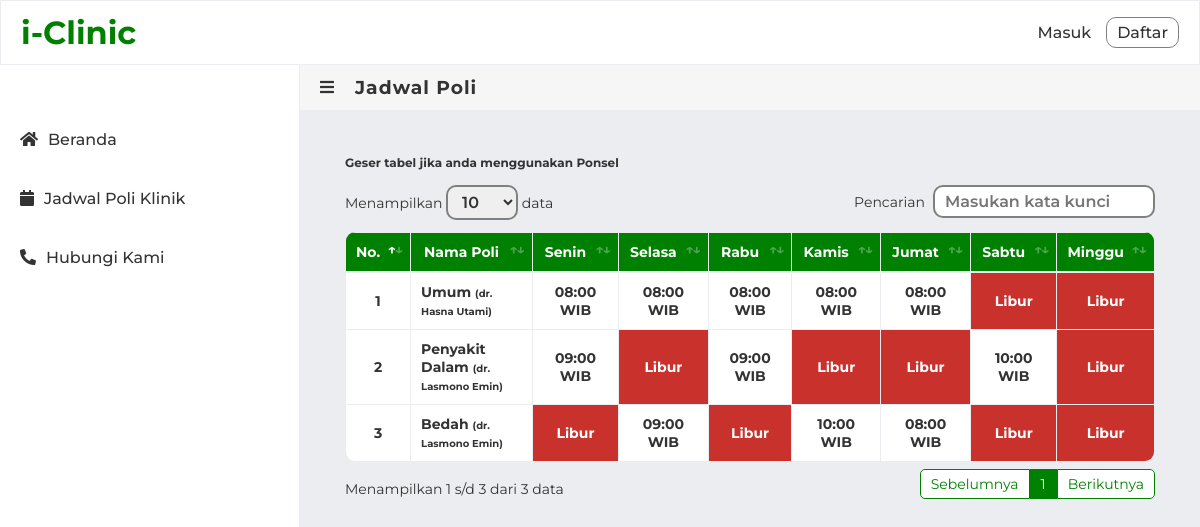
Page /page/jadwal-poli.php on the committed database.
### tables this page shows
CREATE TABLE `tb_unit` (
  `id` int(11) NOT NULL,
  `nama_unit` varchar(50) NOT NULL,
  `id_akun_dokter` int(11) DEFAULT NULL,
  `max_kuota` int(3) DEFAULT NULL,
  `unit_status` varchar(15) DEFAULT NULL
);

CREATE TABLE `tb_biodata_user` (
  `id` int(11) NOT NULL,
  `id_akun` int(11) NOT NULL,
  `nama` varchar(50) NOT NULL,
  `nik` bigint(18) NOT NULL,
  `jenis_kelamin` varchar(12) NOT NULL,
  `tanggal_lahir` date NOT NULL,
  `gol_darah` varchar(10) NOT NULL,
  `no_hp` bigint(15) NOT NULL,
  `alamat` varchar(100) NOT NULL,
  `no_bpjs` bigint(25) DEFAULT NULL
);

CREATE TABLE `tb_jadwal` (
  `id` int(11) NOT NULL,
  `id_unit` int(11) NOT NULL,
  `hari_praktek` varchar(10) NOT NULL,
  `waktu_praktek` time NOT NULL,
  `status_jadwal` varchar(15) NOT NULL
);

### utility/function.php (called while the page is built, shortened)
<?php
$conn = mysqli_connect("localhost","root","","si_klinik");
    function select($query){
        global $conn;
        $result = mysqli_query($conn,$query);
        $rows = [];
        while($row = mysqli_fetch_assoc($result)){
            $rows[] = $row;
        }
        return $rows;
    }
?>

### page/jadwal-poli.php (the view, shortened to what this page needs)
<?php
require '../utility/function.php';
?>
<!DOCTYPE html>
<html lang="en">
<head>
    <link rel="stylesheet" href="../src/css/style.css">
    <link rel="stylesheet" href="https://cdnjs.cloudflare.com/ajax/libs/font-awesome/5.15.1/css/all.min.css">
    <link rel="stylesheet" href="../src/plugins/datatables-bs4/css/dataTables.bootstrap4.min.css">
    <link rel="stylesheet" href="../src/plugins/datatables-responsive/css/responsive.bootstrap4.min.css">
</head>
<body>
    <?php require_once '../components/nav-side-bar.php' ?>
    <div class="main">
        <div class="bar">
            <div class="bar-icon">
                <i class="fas fa-bars"></i>
            </div>
            <h3>Jadwal Poli</h3>
        </div>
        <div class="content">
        <?php
        $unitPoli = select("SELECT tb_unit.id,tb_unit.nama_unit,tb_biodata_user.nama FROM tb_unit JOIN tb_akun_user
                            ON tb_unit.id_akun_dokter = tb_akun_user.id JOIN tb_biodata_user ON tb_akun_user.id = tb_biodata_user.id_akun WHERE unit_status ='Aktif'");
        $jadwalPoliKlinik = select("SELECT * FROM tb_jadwal WHERE status_jadwal = 'Aktif'");
        $days = ['Senin',"Selasa","Rabu","Kamis","Jumat","Sabtu","Minggu"];
        $dataJadwalLengkap = [];
        for($i=0 ; $i<count($unitPoli);$i++){
            $dataJadwalLengkap[$i]["nama_unit"] = $unitPoli[$i]['nama_unit'];
            $dataJadwalLengkap[$i]["dokter"] = $unitPoli[$i]['nama'];
            $count = 0;
            foreach($jadwalPoliKlinik as $jadwalPoli){
                if($unitPoli[$i]['id']==$jadwalPoli['id_unit']){
                    $count++;
                    $dataJadwalLengkap[$i]["jadwal"][$count]["hari"]= $jadwalPoli['hari_praktek'];
                    $dataJadwalLengkap[$i]["jadwal"][$count]["jam"]= $jadwalPoli['waktu_praktek'];
                }
            }
        }
        $no = 1;
        ?>
        <div style="display:block; width: 100%; overflow-x: auto;overflow-y:hidden;height:fit-content;">
        <span style="font-size: 12px;margin-bottom:15px;display:block;font-weight:bold;">Geser tabel jika anda menggunakan Ponsel</span>
            <table id="jadwal" class="table table-bordered table-hover">
                <thead>
                <tr>
                <th>No.</th>
                <th>Nama Poli</th>
                <th>Senin</th>
                <th>Selasa</th>
                <th>Rabu</th>
                <th>Kamis</th>
                <th>Jumat</th>
                <th>Sabtu</th>
                <th>Minggu</th>
                </tr>
                </thead>
                <tbody>
                <?php foreach($dataJadwalLengkap as $dataJadwal)  :?>
                    <tr style="font-weight: bold;">
                        <td style="text-align:center"><?= $no; ?></td>
                        <td><?= $dataJadwal['nama_unit']; ?>
                            <span style="font-size: 10px;">(<?= $dataJadwal['dokter']; ?>)</span>
                        </td>
                        <?php foreach($days as $day) :?>
                            <?php $available = false; $tempt = [];  ?>
                            <?php foreach($dataJadwal['jadwal'] as $jadwal){
                                if($jadwal['hari']==$day){
                                    $available=true;
                                    $tempt['hari']=$jadwal['hari'];
                                    $tempt['waktu']=$jadwal['jam'];
                                }
                            }?>
                            <?php if($available) :?>
                                <td style=" text-align:center;"><?= date("H:i",strtotime($tempt['waktu'])); ?> WIB</td>
                            <?php else: ?>
                                <td class="libur" style=" text-align:center;">Libur</td>
                            <?php endif; ?>
                        <?php endforeach; ?>
                    </tr>
                <?php $no++ ?>
                <?php endforeach; ?>
                </tbody>
            </table>
        </div>
        </div>
    </div>
</body>
</html>

### src/css/style.css (style rules this page uses)
* { list-style: none; text-decoration: none; box-sizing: border-box; }
body { margin: 0; padding: 0; font-family: 'Montserrat', sans-serif; font-size: 16px; color: #333; }
.main { padding-top: 65px; margin-left: 300px; background-color: #ECEDF0; transition: margin 0.3s ease-out; min-height: 100vh; }
.main .bar { position: fixed; height: 45px; width: 100%; background-color: #F6F6F6; display: flex; align-items: center; letter-spacing: 1px; z-index: 99; }
.bar .bar-icon { margin: 0 20px; cursor: pointer; }
.main .content { padding: 45px; margin-top: 45px; }
table, th, td { border: 1px solid #ECEDF0; border-collapse: collapse; }
th { background-color: green; color: white; }
td { background-color: white; color: #333; }
th, td { padding: 10px; }
table { width: 100%; border-radius: 10px; overflow: hidden; }

### page/jadwal-poli.php (style rules this page uses)
.libur { background: #C9312D; color : white; }

### rows in the picture
tb_unit: nama_unit "Umum", tb_biodata_user.nama "dr. Hasna Utami", waktu "08:00"
tb_jadwal: waktu_praktek "08:00"
tb_jadwal: waktu_praktek "08:00"
tb_jadwal: waktu_praktek "08:00"
tb_jadwal: waktu_praktek "08:00"
tb_unit: nama_unit "Penyakit Dalam", tb_biodata_user.nama "dr. Lasmono Emin"
tb_jadwal: waktu_praktek "09:00"
tb_jadwal: waktu_praktek "09:00"
tb_jadwal: waktu_praktek "10:00"
tb_unit: nama_unit "Bedah", tb_biodata_user.nama "dr. Lasmono Emin", waktu "08:00"
tb_jadwal: waktu_praktek "09:00"
tb_jadwal: waktu_praktek "10:00"
